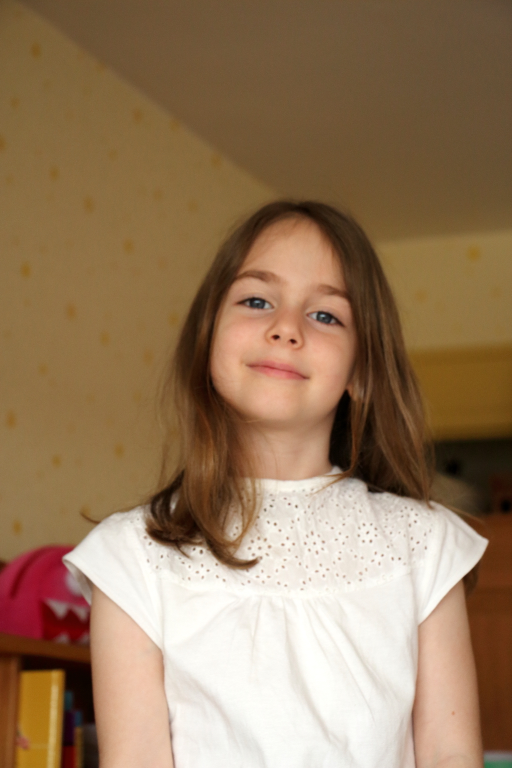
#> input picture resData/photo1.jpg, 1024 x 1536 px (shown at 1/2 size)
$ jupyter execute --allow-errors face_detect_practice.ipynb
#> lines starting #> are read from the running program, lines starting #| are printed output that depends on the picture; after the words box and inside, x2 and y2 are one past the last pixel; in counts of white or black regions, pixels touching at a corner belong together
1. ========================================================================
얼굴을 인식해서 사각형 테두리 표시하기

 원본 이미지 :
resData/photo1.jpg

프롬프트창에
pip install opencv-python

opencv : 이미지 처리용 파이썬 인공지능 라이브러리

[cell 1]
import cv2

# 입력 파일 지정
image_file = "./resData/photo1.jpg"
# 캐스케이드 파일의 경로 지정
cascade_file = cv2.data.haarcascades + "haarcascade_frontalface_alt.xml"
print('cascade_file', cascade_file)
# 이미지 읽기
image = cv2.imread(image_file)
#> image is the input picture: shape (1536, 1024, 3); mean B, G, R 93.2, 122.1, 150.1
# 그레이스케일로 변환
image_gs = cv2.cvtColor(image, cv2.COLOR_BGR2GRAY)
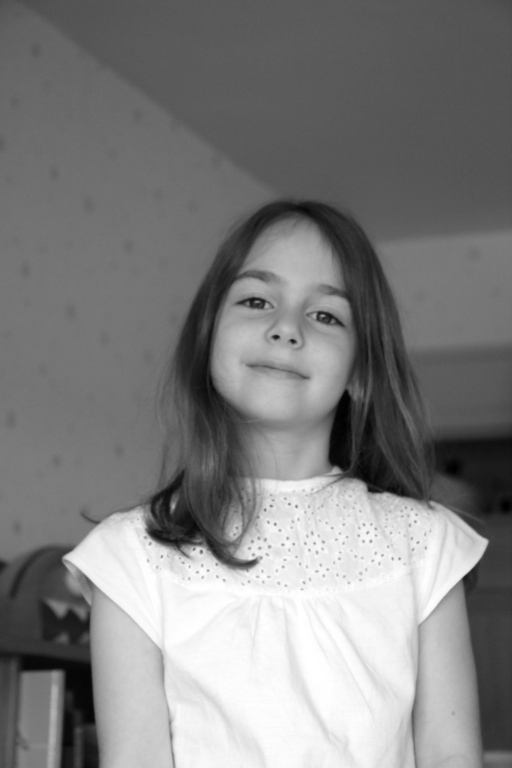
#> image_gs: shape (1536, 1024) (shown at 1/2 size); min 0, max 255, mean 127.2
# 얼굴인식을 위한 특징 파일 로드
cascade = cv2.CascadeClassifier(cascade_file)
# 얼굴 인식 실행
face_list = cascade.detectMultiScale(image_gs, scaleFactor=1.1, minNeighbors=1, minSize=(150, 150))
#> face_list = [[402, 479, 354, 354]]
if len(face_list) > 0:
    # 인식한 부분 표시
    print(face_list)
#| [[402 479 354 354]]
    color = (0, 0, 255)  # 빨간색
    # 얼굴 영역에 테두리 표시
    for face in face_list:
        x, y, w, h = face
        cv2.rectangle(image, (x, y), (x + w, y + h), color, thickness=8)
#> this loop made 1 pass
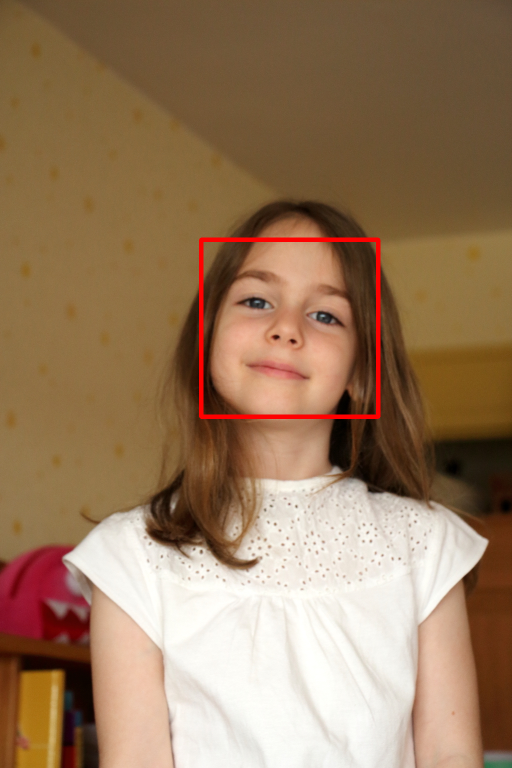
#> image: shape (1536, 1024, 3) (shown at 1/2 size); 0.81% of pixels changed, all inside (x1, y1, x2, y2) = (398, 475, 761, 838)
    # 파일로 출력
    cv2.imwrite("./saveFiles/photol-facedetect01.png", image)
else:
    print("얼굴을 인식할 수 없습니다")

위는 얼굴의 위치와 크기를 나타내는 (x, y, width, height) 좌표이다.
saveFiles/photol-facedetect01.png에서 확인이 가능하다

2. ========================================================================
 이미지의 얼굴을 인식해서 모자이크 처리하기

 원본 이미지 :
resData/photo2.jpg

[cell 2]
import cv2
import sys
import re
#입력 파일 지정 (아나콘다 프롬프트에서 실행해야함)

#> (the rest of this cell did not finish here and is left out)

위는 파이썬의 선형대수같은 수학 계산을 위한 Numpy(수학용 배열로 만들어줌) 배열이다.
Numpy 라이브러리를 이용한다. (openCV 설치하면 자동 임포트)

따로 가져오고 싶으면
pip install numpy

[cell 3]
#확인한 부분을 모자이크로 처리
color = (0, 0, 255)
#> (the rest of this cell did not finish here and is left out)

위 내용은 saveFiles/photo2-mosaic1.jpg 에서 확인이 가능하다.
얼굴에 모자이크 처리가 되었다.

3. ========================================================================
이미지 내의 숫자 인식해서 외곽선 표시

원본 이미지 resData/numbers.png

[cell 4]
import cv2

# 숫자 인식을 위한 이미지 지정
TEST_IMG = ['numbers.png', 'numbers_contour.png']

# 이미지 로드
im = cv2.imread(f'./resData/{TEST_IMG[0]}')
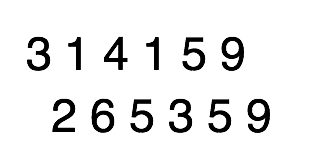
#> input picture resData/numbers.png, 314 x 162 px
#> im is the input picture: shape (162, 314, 3); min 0, max 255, mean 235.1

# 그레이스케일로 변환
gray = cv2.cvtColor(im, cv2.COLOR_BGR2GRAY)

# 가우시안 블러를 적용하여 노이즈를 제거
blur = cv2.GaussianBlur(gray, (5, 5), 0)
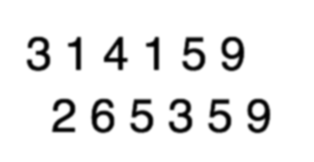
#> blur: shape (162, 314); min 0, max 255, mean 235.1

# 적응형 이진화 적용
thresh = cv2.adaptiveThreshold(blur, 255, cv2.ADAPTIVE_THRESH_GAUSSIAN_C, cv2.THRESH_BINARY, 11, 2)
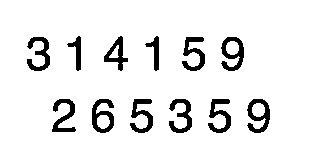
#> thresh: shape (162, 314); 91.9% white; 12 black regions

# 윤곽 추출하기
contours, _ = cv2.findContours(thresh, cv2.RETR_LIST, cv2.CHAIN_APPROX_SIMPLE)
#> contours = 17 contours; largest, box (x1, y1, x2, y2) and area: (0, 0, 314, 162) 50393, (91, 98, 115, 134) 602, (246, 98, 271, 134) 601, (220, 36, 245, 72) 601, (207, 98, 232, 134) 448

# 추출한 윤곽을 반복 처리하기
for cnt in contours:
    # 윤곽을 감싸는 바운딩 박스 좌표 계산
    x, y, w, h = cv2.boundingRect(cnt)
    # 높이가 20 미만이면 무시
    if h < 20:
        continue
    red = (0, 0, 255)
    # 바운딩 박스를 빨간색으로 표시
    cv2.rectangle(im, (x, y), (x + w, y + h), red, 2)
#> this loop made 17 passes
#> (x, y, w, h) on passes 1 to 12: (97, 115, 13, 14), (252, 103, 13, 14), (246, 98, 25, 36), (207, 98, 25, 36), (168, 98, 25, 36), (129, 98, 25, 36), (91, 98, 24, 36), (51, 98, 26, 35), (109, 45, 10, 13), (226, 41, 13, 14), (220, 36, 25, 36), (181, 36, 25, 36)
#> (cnt, x, y, w, h) on pass 17: ([[0, 0], [0, 161], [313, 161], [313, 0]], 0, 0, 314, 162)
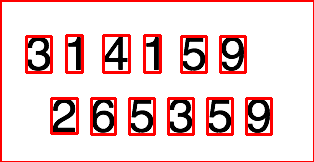
#> im: shape (162, 314, 3); 11.15% of pixels changed, all inside (x1, y1, x2, y2) = (0, 0, 314, 162)

# 윤곽선을 표시한 이미지 저장
cv2.imwrite(f'./saveFiles/{TEST_IMG[1]}', im)
print("Task Finished..!!")
